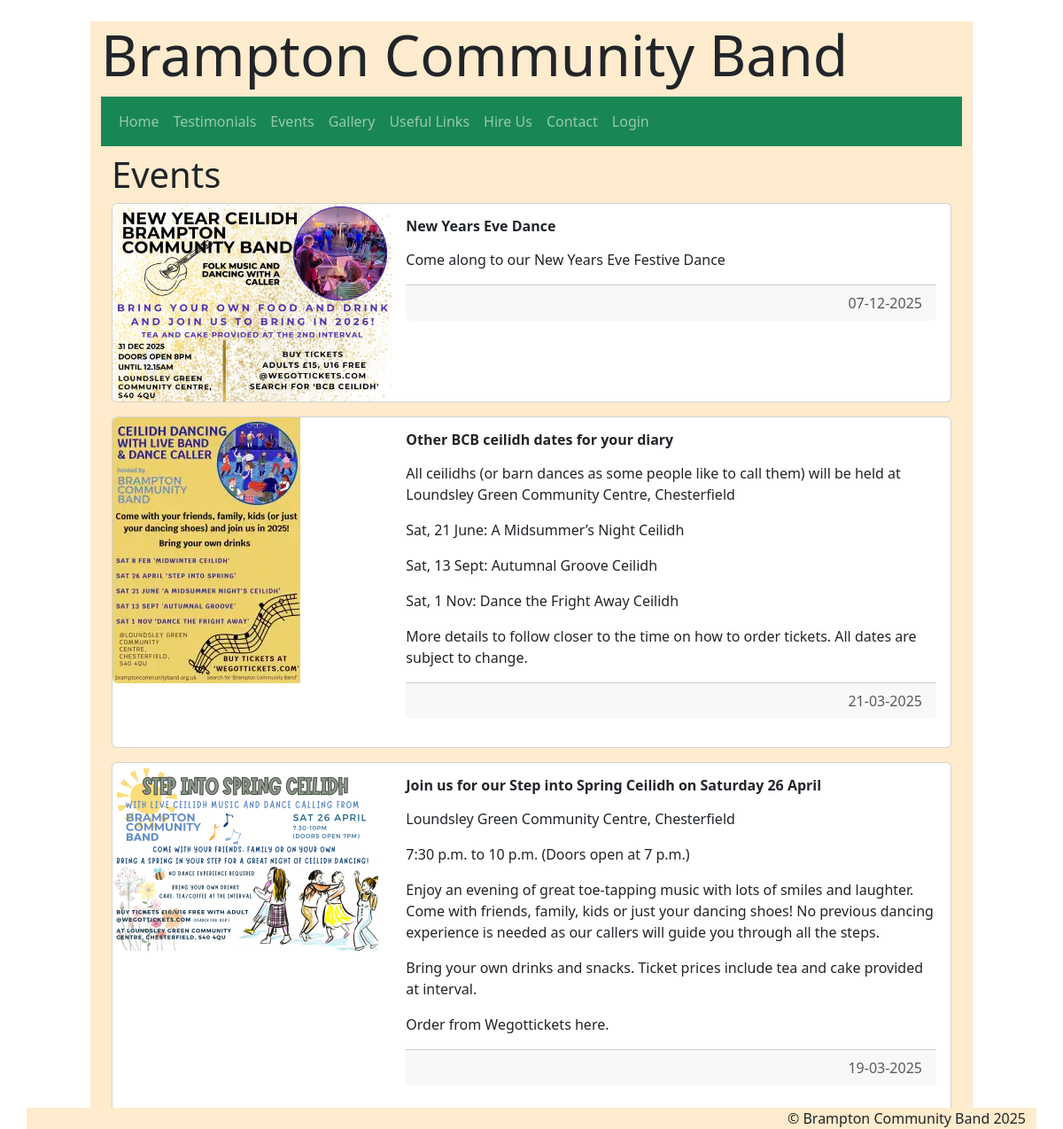
Page /news/ on the committed database.
### pages/models.py (models this page shows, shortened)
class News(models.Model):
    heading = models.CharField(max_length=250)
    content_text = models.TextField(blank=True)
    image_file= models.ImageField(upload_to="images/")
    expire = models.DateTimeField(default=timezone.now)
    article_created_at = models.DateTimeField(default=timezone.now)
    class Meta:
        ordering =['-article_created_at']

### pages/views.py (the view)
# urls.py: path('news/', views.news, name='news'),
def news(request):
    articles = News.objects.all()
    ordering = ['article_created_at']
    return render(request, 'news.html', {'articles':articles})

### pages/templates/news.html (shortened to what this page needs)
{% extends "base.html" %}
{% load static %}
{% block content %}
<div class="container mt-2">
    {% block page_title %}
    <h2 class="display-6">Events</h2>
    {% endblock page_title%}
    <div class="table-responsive">
        {% for article in articles %}
          <div class="card mb-3" >
            <div class="row g-0">
              <div class="col-md-4">
                <img src="{% get_media_prefix %}{{ article.image_file }}" class="img-fluid rounded-start" alt="Image">
              </div>
              <div class="col-md-8">
                <div class="card-body">
                  <h4 class="card-title">{{ article.heading }}</h4>
                  <p class="card-text">{{ article.content_text|linebreaks }}</p>
                  <p class="card-footer text-muted text-end">{{ article.article_created_at|date:"d-m-Y"}}</p>
                </div>
              </div>
            </div>
          </div>
          {% endfor %}
        </div>
    </div>
</div>
{% endblock content %}

### pages/static/style.css (style rules this page uses)
body { background-image: url('Instruments.png'); opacity:1; background-blend-mode: normal; background-size: cover; min-height: 100vh; }
.container-fluid { max-width: 85%; max-height: 95%; }
.card-title { font-size: 1rem; font-weight: 900; }
.card-text { font-size: 0.75rem; }

### rows in the picture
News: image_file (picture), heading "New Years Eve Dance", content_text "Come along to our New Years Eve Festive Dance", article_created_at "07-12-2025"
News: image_file (picture), heading "Other BCB ceilidh dates for your diary", content_text "All ceilidhs (or barn dances as some people like to call them) will be held at Loundsley Green Community Centre, Chesterfield Sat, 21 June: A Midsummer’s Night Ceilidh Sat, 13 Sept: Autumnal Groove Ceilidh Sat, 1 Nov: Dance the Fright Away Ceilidh More details to follow closer to the time on how to order tickets. All dates are subject to change.", article_created_at "21-03-2025"
News: image_file (picture), heading "Join us for our Step into Spring Ceilidh on Saturday 26 April", content_text "Loundsley Green Community Centre, Chesterfield 7:30 p.m. to 10 p.m. (Doors open at 7 p.m.) Enjoy an evening of great toe-tapping music with lots of smiles and laughter. Come with friends, family, kids or just your dancing shoes! No previous dancing experience is needed as our callers will guide you through all the steps. Bring your own drinks and snacks. Ticket prices include tea and cake provided at interval. Order from Wegottickets here.", article_created_at "19-03-2025"
